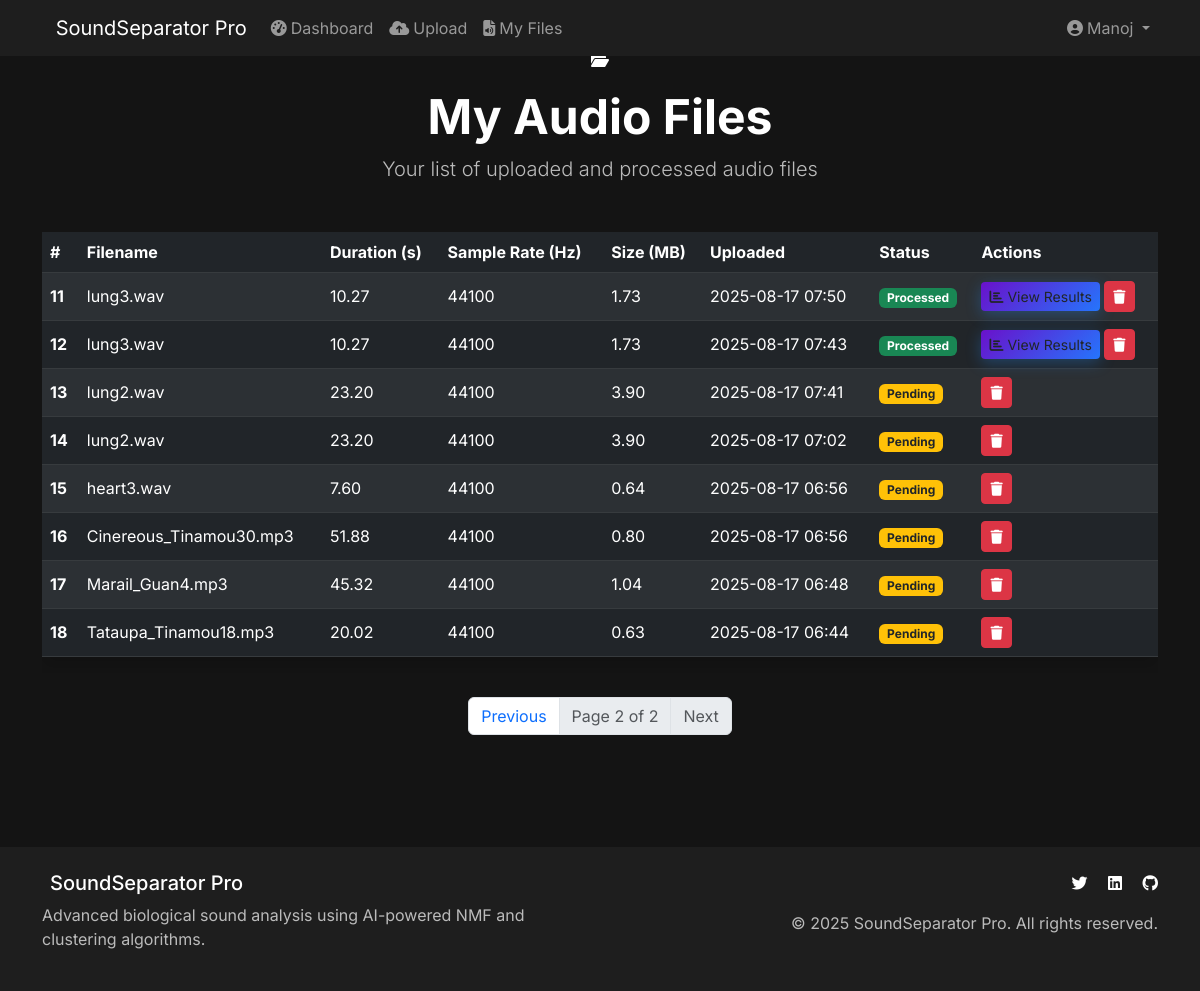
Screenshot of /files?page=2 (signed in) with the database file from the repository.
### app/models.py (models this page shows, shortened)
class User(UserMixin, db.Model):
    id          = db.Column(db.Integer, primary_key=True)
    username    = db.Column(db.String(80), unique=True,  nullable=False)
    email       = db.Column(db.String(120), unique=True, nullable=False)
    first_name  = db.Column(db.String(50),  nullable=False)
    last_name   = db.Column(db.String(50),  nullable=False)
    profession  = db.Column(db.String(100))
    institution = db.Column(db.String(200))
    phone       = db.Column(db.String(20))
    password_hash = db.Column(db.String(255), nullable=False)
    created_at    = db.Column(db.DateTime, default=datetime.utcnow)
    is_active     = db.Column(db.Boolean, default=True)
    audio_files = db.relationship('AudioFile', backref='user', lazy=True)

class AudioFile(db.Model):
    id               = db.Column(db.Integer, primary_key=True)
    filename         = db.Column(db.String(255), nullable=False)
    original_filename= db.Column(db.String(255), nullable=False)
    file_path        = db.Column(db.String(500), nullable=False)
    file_size        = db.Column(db.Integer)
    sample_rate      = db.Column(db.Integer)
    duration         = db.Column(db.Float)
    processed        = db.Column(db.Boolean, default=False)
    processing_params= db.Column(db.Text)   # JSON string
    created_at       = db.Column(db.DateTime, default=datetime.utcnow)
    user_id = db.Column(db.Integer, db.ForeignKey('user.id'), nullable=False)

### app/routes.py (the view)
@bp.route('/files')
@login_required
def files():
    page = request.args.get('page', 1, type=int)
    files = AudioFile.query.filter_by(user_id=current_user.id).order_by(AudioFile.created_at.desc()).paginate(page=page, per_page=10, error_out=False)
    return render_template('files.html', files=files)

### app/models.py (called while the page is built)
@login_manager.user_loader
def load_user(user_id):
    return User.query.get(int(user_id))

### app/templates/files.html (shortened to what this page needs)
{% extends "base.html" %}
{% block content %}
<div class="container py-5">
    <div class="text-center mb-5" data-aos="fade-up">
        <div class="page-icon mb-3">
            <i class="fas fa-folder-open"></i>
        </div>
        <h1 class="display-5 fw-bold text-white">My Audio Files</h1>
        <p class="lead text-muted">Your list of uploaded and processed audio files</p>
    </div>
    {% if files.items %}
    <div class="table-responsive" data-aos="fade-up" data-aos-delay="100">
        <table class="table table-dark table-striped align-middle rounded shadow">
            <thead>
                <tr>
                    <th scope="col">#</th>
                    <th scope="col">Filename</th>
                    <th scope="col">Duration (s)</th>
                    <th scope="col">Sample Rate (Hz)</th>
                    <th scope="col">Size (MB)</th>
                    <th scope="col">Uploaded</th>
                    <th scope="col">Status</th>
                    <th scope="col">Actions</th>
                </tr>
            </thead>
            <tbody>
            {% for file in files.items %}
                <tr>
                    <th scope="row">{{ loop.index+(files.page-1)*files.per_page }}</th>
                    <td>{{ file.original_filename }}</td>
                    <td>{{ "%.2f"|format(file.duration) }}</td>
                    <td>{{ file.sample_rate }}</td>
                    <td>{{ "%.2f"|format(file.file_size / (1024*1024)) }}</td>
                    <td>{{ file.created_at.strftime('%Y-%m-%d %H:%M') }}</td>
                    <td>
                        {% if file.processed %}
                          <span class="badge bg-success">Processed</span>
                        {% else %}
                          <span class="badge bg-warning text-dark">Pending</span>
                        {% endif %}
                    </td>
                    <td>
                        {% if file.processed %}
                          <a href="{{ url_for('main.results', file_id=file.id) }}" class="btn btn-sm btn-primary-custom">
                            <i class="fas fa-chart-bar"></i> View Results
                          </a>
                        {% endif %}
                        <a href="{{ url_for('main.delete_file', file_id=file.id) }}" class="btn btn-sm btn-danger" onclick="return confirm('Are you sure you want to delete this file?');">
                            <i class="fas fa-trash"></i>
                        </a>
                    </td>
                </tr>
            {% endfor %}
            </tbody>
        </table>
    </div>
    <nav aria-label="Files pagination" class="mt-4">
        <ul class="pagination justify-content-center">
            {% if files.has_prev %}
            <li class="page-item">
                <a class="page-link" href="{{ url_for('main.files', page=files.prev_num) }}">
                    Previous
                </a>
            </li>
            {% else %}
            <li class="page-item disabled">
                <span class="page-link">Previous</span>
            </li>
            {% endif %}
            <li class="page-item disabled">
                <span class="page-link">
                    Page {{ files.page }} of {{ files.pages }}
                </span>
            </li>
            {% if files.has_next %}
            <li class="page-item">
                <a class="page-link" href="{{ url_for('main.files', page=files.next_num) }}">
                    Next
                </a>
            </li>
            {% else %}
            <li class="page-item disabled">
                <span class="page-link">Next</span>
            </li>
            {% endif %}
        </ul>
    </nav>
    {% else %}
    <div class="alert alert-info mt-5 text-center" data-aos="fade-in">
        <i class="fas fa-info-circle me-2"></i>
        No audio files uploaded yet. You can <a href="{{ url_for('main.upload') }}" class="btn btn-sm btn-primary ms-2">upload a new file</a>.
    </div>
    {% endif %}
</div>
{% endblock %}

### app/templates/base.html (shortened to what this page needs)
<!DOCTYPE html>
<html lang="en">
<head>
    <link href="https://cdn.jsdelivr.net/npm/bootstrap@5.3.0/dist/css/bootstrap.min.css" rel="stylesheet">
    <link href="https://cdnjs.cloudflare.com/ajax/libs/font-awesome/6.4.0/css/all.min.css" rel="stylesheet">
    <link href="https://unpkg.com/aos@2.3.1/dist/aos.css" rel="stylesheet">
    <link href="{{ url_for('static', filename='css/style.css') }}" rel="stylesheet">
</head>
<body>
    <nav class="navbar navbar-expand-lg navbar-dark bg-dark-custom fixed-top" data-aos="fade-down">
        <div class="container">
            <a class="navbar-brand brand-glow" href="{{ url_for('main.index') }}">
                SoundSeparator Pro
            </a>
            <div class="collapse navbar-collapse" id="navbarNav">
                <ul class="navbar-nav me-auto">
                    {% if current_user.is_authenticated %}
                    <li class="nav-item">
                        <a class="nav-link" href="{{ url_for('main.dashboard') }}">
                            <i class="fas fa-tachometer-alt me-1"></i>Dashboard
                        </a>
                    </li>
                    <li class="nav-item">
                        <a class="nav-link" href="{{ url_for('main.upload') }}">
                            <i class="fas fa-cloud-upload-alt me-1"></i>Upload
                        </a>
                    </li>
                    <li class="nav-item">
                        <a class="nav-link" href="{{ url_for('main.files') }}">
                            <i class="fas fa-file-audio me-1"></i>My Files
                        </a>
                    </li>
                    {% endif %}
                </ul>
                <ul class="navbar-nav">
                    {% if current_user.is_authenticated %}
                    <li class="nav-item dropdown">
                        <a class="nav-link dropdown-toggle" href="#" id="userDropdown" role="button" data-bs-toggle="dropdown">
                            <i class="fas fa-user-circle me-1"></i>{{ current_user.first_name }}
                        </a>
                    </li>
                    {% endif %}
                </ul>
            </div>
        </div>
    </nav>
    <main class="main-content">
        {% block content %}{% endblock %}
    </main>
    <footer class="footer bg-dark-custom text-white py-4 mt-5" data-aos="fade-up">
        <div class="container">
            <div class="row">
                <div class="col-md-6">
                    <h5>SoundSeparator Pro</h5>
                    <p class="text-muted">Advanced biological sound analysis using AI-powered NMF and clustering algorithms.</p>
                </div>
                <div class="col-md-6 text-md-end">
                    <div class="social-links mb-3">
                        <a href="#" class="text-white me-3"><i class="fab fa-twitter"></i></a>
                        <a href="#" class="text-white me-3"><i class="fab fa-linkedin"></i></a>
                        <a href="#" class="text-white"><i class="fab fa-github"></i></a>
                    </div>
                    <p class="text-muted mb-0">&copy; 2025 SoundSeparator Pro. All rights reserved.</p>
                </div>
            </div>
        </div>
    </footer>
</body>
</html>

### app/static/css/style.css (style rules this page uses)
body { font-family: 'Inter', sans-serif; background-color: #141414; color: #ffffff; }
.bg-dark-custom { background-color: #1e1e1e !important; }
.btn-primary-custom { background: linear-gradient(135deg, #6a11cb 0%, #2575fc 100%); border: none; box-shadow: 0 4px 15px rgba(38, 142, 255, 0.3); }
[data-aos] { transition-duration: 0.6s; transition-timing-function: ease-in-out; }
h1, h2, h3, h4, h5, h6 { color: #ffffff !important; }
.lead { color: #cccccc !important; }
p, .text-muted { color: #bbbbbb !important; }

### rows the page displays
User: first_name "Manoj"
AudioFile: original_filename "lung3.wav", duration "10.27", sample_rate "44100", file.file_size/(1024*1024) "1.73", created_at "2025-08-17 07:50", processed "Processed"
AudioFile: original_filename "lung3.wav", duration "10.27", sample_rate "44100", file.file_size/(1024*1024) "1.73", created_at "2025-08-17 07:43", processed "Processed"
AudioFile: original_filename "lung2.wav", duration "23.20", sample_rate "44100", file.file_size/(1024*1024) "3.90", created_at "2025-08-17 07:41", processed "Pending"
AudioFile: original_filename "lung2.wav", duration "23.20", sample_rate "44100", file.file_size/(1024*1024) "3.90", created_at "2025-08-17 07:02", processed "Pending"
AudioFile: original_filename "heart3.wav", duration "7.60", sample_rate "44100", file.file_size/(1024*1024) "0.64", created_at "2025-08-17 06:56", processed "Pending"
AudioFile: original_filename "Cinereous_Tinamou30.mp3", duration "51.88", sample_rate "44100", file.file_size/(1024*1024) "0.80", created_at "2025-08-17 06:56", processed "Pending"
AudioFile: original_filename "Marail_Guan4.mp3", duration "45.32", sample_rate "44100", file.file_size/(1024*1024) "1.04", created_at "2025-08-17 06:48", processed "Pending"
AudioFile: original_filename "Tataupa_Tinamou18.mp3", duration "20.02", sample_rate "44100", file.file_size/(1024*1024) "0.63", created_at "2025-08-17 06:44", processed "Pending"

### other values shown
{{ files.page }} "2"
{{ files.pages }} "2"
